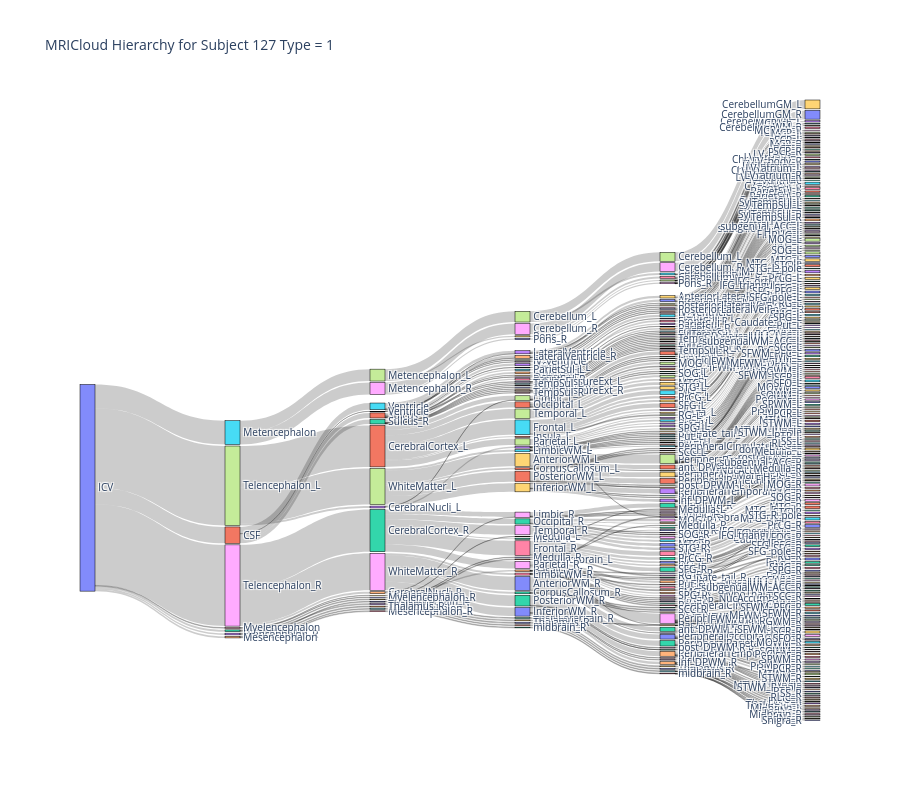

Here is the notebook cell this chart was saved with:
### Code cell
#PROBLEM 2 
# all ##sections directly from lecture
## load in the hierarchy information
url = "https://raw.githubusercontent.com/bcaffo/MRIcloudT1volumetrics/master/inst/extdata/multilevel_lookup_table.txt"
multilevel_lookup = pd.read_csv(url, sep = "\t").drop(['Level5'], axis = 1)
multilevel_lookup = multilevel_lookup.rename(columns = {
    "modify"   : "roi",
    "modify.1" : "level4",
    "modify.2" : "level3",
    "modify.3" : "level2",
    "modify.4" : "level1"})
multilevel_lookup = multilevel_lookup[['roi', 'level4', 'level3', 'level2', 'level1']]
multilevel_lookup.head()

## load in the subject data
subjectData = pd.read_csv("https://raw.githubusercontent.com/smart-stats/ds4bio_book/main/book/assetts/kirby21AllLevels.csv")
id = 127
subjectData = subjectData.loc[(subjectData.type == 1) & 
    (subjectData.level == 5) & 
    (subjectData.id == id)]
subjectData = subjectData[['roi', 'volume']]

## Merge the subject data with the multilevel data
subjectData = pd.merge(subjectData, multilevel_lookup, on = "roi")
subjectData = subjectData.assign(icv = "ICV")
subjectData = subjectData.assign(comp = subjectData.volume / np.sum(subjectData.volume))
subjectData.head()

#make the sankey plot
#make links
levels = ["icv", "level1", "level2", "level3", "level4", "roi"]
links=[]
for i in range(len(levels)-1):
    temp = (subjectData.groupby([levels[i], levels[i+1]])["volume"].sum().reset_index())
    #need unique names for nodes
    temp["source"] = levels[i] + "::" + temp[levels[i]].astype(str)
    temp["target"] = levels[i + 1] + "::" + temp[levels[i + 1]].astype(str)
    temp=temp[["source","target", "volume"]]
    temp.columns = ["source","target","value"]
    links.append(temp)
    
links = pd.concat(links,ignore_index=True)

#make the nodes
nodes=pd.unique(pd.concat([links["source"], links["target"]], ignore_index=True))
#create indicies for nodes for sankey
node_index = {node: i for i, node in enumerate(nodes)}
#clean up label for display
labels = [node.split("::",1)[1]
               for node in nodes]
source = links["source"].map(node_index)
target = links["target"].map(node_index)

#check that total volume is consistent at every level
for level in levels:
    total = subjectData.groupby(level)["volume"].sum().sum()
    print(level, total)

#make plot
fig = go.Figure(data=[go.Sankey(
            arrangement="snap",node=dict(
                pad=15,
                thickness=15,
                line=dict(color="black",width=0.5),
                label=labels),
            link=dict(source=source,target=target,value=links["value"]))])
fig.update_layout(title_text="MRICloud Hierarchy for Subject 127 Type = 1",height = 800, font_size = 10)
fig.show()

#make webpage
fig.write_html("sankey.html")

### Figure 1 — Plotly figure (JSON) as saved in the notebook; plotly's stock layout.template omitted (floating-point values rounded to 4 significant figures; data arrays with more than 128 entries replaced by an {"elided": "..."} marker saying what was removed)
{"data": [{"arrangement": "snap", "link": {"source": {"elided": "500 int values"}, "target": {"elided": "500 int values"}, "value": {"elided": "500 int values"}}, "node": {"label": {"elided": "493 str values"}, "line": {"color": "black", "width": 0.5}, "pad": 15, "thickness": 15}, "type": "sankey"}], "layout": {"font": {"size": 10}, "height": 800, "title": {"text": "MRICloud Hierarchy for Subject 127 Type = 1"}}}
